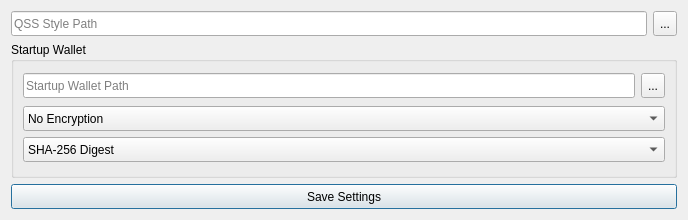
<?xml version="1.0" encoding="UTF-8"?>
<ui version="4.0">
 <class>SettingsDialogue</class>
 <widget class="QDialog" name="SettingsDialogue">
  <property name="geometry">
   <rect>
    <x>0</x>
    <y>0</y>
    <width>688</width>
    <height>220</height>
   </rect>
  </property>
  <property name="maximumSize">
   <size>
    <width>16777215</width>
    <height>220</height>
   </size>
  </property>
  <property name="windowTitle">
   <string>Dialog</string>
  </property>
  <layout class="QGridLayout" name="gridLayout">
   <item row="0" column="0">
    <layout class="QVBoxLayout" name="verticalLayout_4">
     <item>
      <layout class="QHBoxLayout" name="hLayout_StyleSetting">
       <item>
        <widget class="QLineEdit" name="lineEdit_StylePath">
         <property name="minimumSize">
          <size>
           <width>0</width>
           <height>25</height>
          </size>
         </property>
         <property name="placeholderText">
          <string>QSS Style Path</string>
         </property>
        </widget>
       </item>
       <item>
        <widget class="QToolButton" name="toolButton_BrowseStyle">
         <property name="minimumSize">
          <size>
           <width>0</width>
           <height>25</height>
          </size>
         </property>
         <property name="text">
          <string>...</string>
         </property>
        </widget>
       </item>
      </layout>
     </item>
     <item>
      <widget class="QGroupBox" name="groupBox_StartupWallet">
       <property name="title">
        <string>Startup Wallet</string>
       </property>
       <layout class="QVBoxLayout" name="verticalLayout_3" stretch="1,10">
        <item>
         <layout class="QHBoxLayout" name="hLayout_StartupWalletPath">
          <item>
           <widget class="QLineEdit" name="lineEdit_StartupWalletPath">
            <property name="minimumSize">
             <size>
              <width>0</width>
              <height>25</height>
             </size>
            </property>
            <property name="placeholderText">
             <string>Startup Wallet Path</string>
            </property>
           </widget>
          </item>
          <item>
           <widget class="QToolButton" name="toolButton_BrowseStartupWallet">
            <property name="minimumSize">
             <size>
              <width>0</width>
              <height>25</height>
             </size>
            </property>
            <property name="text">
             <string>...</string>
            </property>
           </widget>
          </item>
         </layout>
        </item>
        <item>
         <layout class="QVBoxLayout" name="vLayout_EncryptionConfig">
          <item>
           <widget class="QComboBox" name="comboBox_EncryptionMode">
            <property name="minimumSize">
             <size>
              <width>0</width>
              <height>25</height>
             </size>
            </property>
            <item>
             <property name="text">
              <string>No Encryption</string>
             </property>
            </item>
            <item>
             <property name="text">
              <string>AES 128</string>
             </property>
            </item>
            <item>
             <property name="text">
              <string>AES 192</string>
             </property>
            </item>
            <item>
             <property name="text">
              <string>AES 256</string>
             </property>
            </item>
           </widget>
          </item>
          <item>
           <widget class="QComboBox" name="comboBox_KeyMode">
            <property name="minimumSize">
             <size>
              <width>0</width>
              <height>25</height>
             </size>
            </property>
            <item>
             <property name="text">
              <string>SHA-256 Digest</string>
             </property>
            </item>
            <item>
             <property name="text">
              <string>Direct Input</string>
             </property>
            </item>
           </widget>
          </item>
         </layout>
        </item>
       </layout>
      </widget>
     </item>
     <item>
      <widget class="QPushButton" name="pushButton_SaveSettings">
       <property name="minimumSize">
        <size>
         <width>0</width>
         <height>25</height>
        </size>
       </property>
       <property name="text">
        <string>Save Settings</string>
       </property>
      </widget>
     </item>
    </layout>
   </item>
  </layout>
 </widget>
 <resources/>
 <connections/>
</ui>
